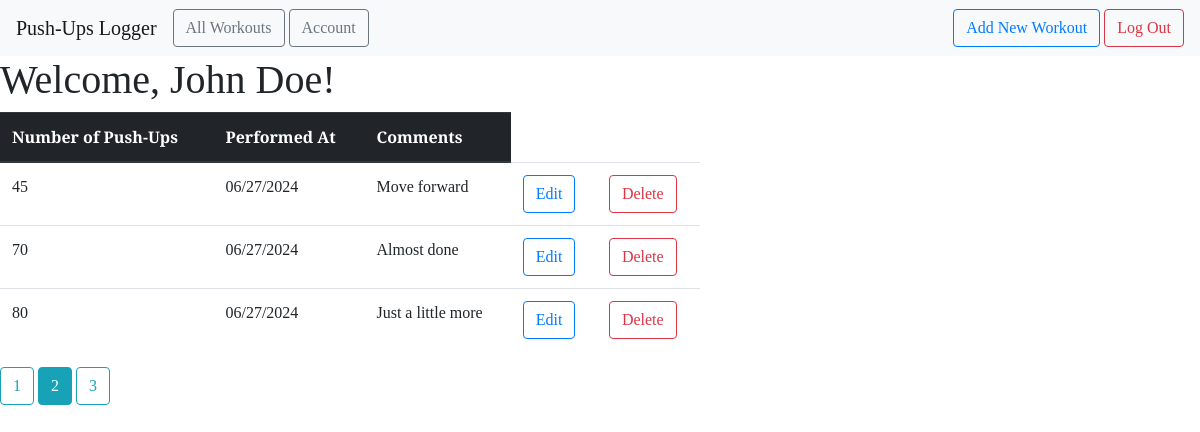
The app's page /all?page=2 (signed in) with its own data.
### models.py (models this page shows, shortened)
class User(db.Model, UserMixin):
    id = db.Column(db.Integer, primary_key=True, nullable=False)
    email = db.Column(db.String(100), unique=True, nullable=False)
    password = db.Column(db.String(100), nullable=False)
    name = db.Column(db.String(100), nullable=False)
    workouts = db.relationship('Workout', backref='author', lazy=True)

class Workout(db.Model):
    id = db.Column(db.Integer, primary_key=True)
    pushups = db.Column(db.Integer, nullable=False)
    date_posted = db.Column(db.DateTime, nullable=False, default=datetime.now(timezone.utc))
    comment = db.Column(db.Text, nullable=False)
    user_id = db.Column(db.Integer, db.ForeignKey('user.id'), nullable=False)

### main.py (the view)
@main.route('/all')
@login_required
def user_workouts():
    page = request.args.get('page', 1, type=int)
    user = User.query.filter_by(email=current_user.email).first_or_404()
    workouts = Workout.query.filter_by(author=user).paginate(page=page, per_page=3)
    return render_template('all_workouts.html', workouts=workouts, user=user)

### __init__.py (called while the page is built)
def create_app():
    app = Flask(__name__)
    app.debug=True
    app.config['SECRET_KEY'] = '1234'
    app.config['SQLALCHEMY_DATABASE_URI'] ='sqlite:///' + os.path.join(basedir, 'database.db')
    app.config['SQLALCHEMY_TRACK_MODIFICATIONS'] = False
    db.init_app(app)
    login_manager = LoginManager()
    login_manager.login_view = 'auth.login'
    login_manager.init_app(app)
    from .models import User
    @login_manager.user_loader
    def load_user(user_id):
        return User.query.get(int(user_id))
    with app.app_context():
        db.create_all()
    from .main import main as main_blueprint
    app.register_blueprint(main_blueprint)
    from .auth import auth as auth_blueprint
    app.register_blueprint(auth_blueprint)
    return app

### templates/all_workouts.html (shortened to what this page needs)
{% extends "base.html" %} {% block head %} {{ super() }}
<link
  rel="stylesheet"
  href="{{ url_for('static', filename= 'extended_beauty.css') }}"
/>
{% endblock %} {% block content %}
<h1>
  Welcome, {{ user.name }}!
</h1>
<div>
  <table class="table table-hover" style="width: 700px;">
    <thead class="thead-dark">
      <tr>
        <th scope="col">Number of Push-Ups</th>
        <th scope="col">Performed At</th>
        <th scope="col">Comments</th>
      </tr>
    </thead>
    <tbody>
      {% for workout in workouts %}
      <tr>
        <td>{{ workout.pushups }}</td>
        <td>{{ workout.date_posted.strftime('%m/%d/%Y') }}</td>
        <td>{{ workout.comment }}</td>
        <td>
          <a
            href="{{ url_for('main.update_workout', workout_id=workout.id)}}"
            class="btn btn-outline-primary"
            role="button"
          >
            Edit
          </a>
        </td>
        <td>
          <a
            href="{{ url_for('main.delete_workout', workout_id=workout.id)}}"
            class="btn btn-outline-danger"
            role="button"
          >
            Delete
          </a>
        </td>
      </tr>
      {% endfor %}
    </tbody>
  </table>
  {% for page_num in workouts.iter_pages(left_edge=1, right_edge=1,
    left_current=1, right_current=1) %} {% if page_num %} {% if workouts.page ==
    page_num %}
    <a
      class="btn btn-info mb-4"
      href="{{ url_for('main.user_workouts', page=page_num) }}"
      >{{ page_num }}</a
    >
    {% else %}
    <a
      class="btn btn-outline-info mb-4"
      href="{{ url_for('main.user_workouts', page=page_num) }}"
      >{{ page_num }}</a
    >
    {% endif %} {% else %} ... {% endif %} {% endfor %}
</div>
{% endblock %}

### static/beauty.css (style rules this page uses)
* { font-family: "Arvo", serif; }

### static/extended_beauty.css (style rules this page uses)
h1, h2, h4, p { font-family: "Arvo", serif; }

### records on screen
User: name "John Doe"
Workout: pushups "45", date_posted "06/27/2024", comment "Move forward"
Workout: pushups "70", date_posted "06/27/2024", comment "Almost done"
Workout: pushups "80", date_posted "06/27/2024", comment "Just a little more"

### other values on screen
{{ page_num }} "1" "3"
{{ page_num }} "2"
